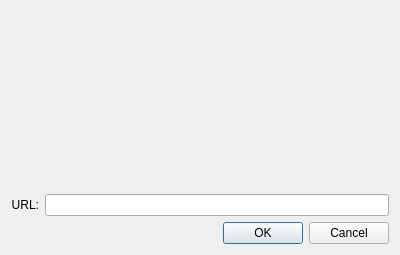
<?xml version="1.0" encoding="UTF-8"?>
<ui version="4.0">
 <class>BridgeDialog</class>
 <widget class="QDialog" name="BridgeDialog">
  <property name="geometry">
   <rect>
    <x>0</x>
    <y>0</y>
    <width>400</width>
    <height>255</height>
   </rect>
  </property>
  <property name="sizePolicy">
   <sizepolicy hsizetype="Fixed" vsizetype="Fixed">
    <horstretch>0</horstretch>
    <verstretch>0</verstretch>
   </sizepolicy>
  </property>
  <property name="minimumSize">
   <size>
    <width>400</width>
    <height>255</height>
   </size>
  </property>
  <property name="maximumSize">
   <size>
    <width>400</width>
    <height>255</height>
   </size>
  </property>
  <property name="font">
   <font>
    <family>Arial</family>
   </font>
  </property>
  <property name="windowTitle">
   <string>Bridgenetwork Configuration</string>
  </property>
  <property name="windowIcon">
   <iconset resource="../resources.qrc">
    <normaloff>:/images/app_icon.png</normaloff>:/images/app_icon.png</iconset>
  </property>
  <property name="sizeGripEnabled">
   <bool>false</bool>
  </property>
  <layout class="QGridLayout" name="gridLayout">
   <item row="5" column="0" colspan="2">
    <widget class="QDialogButtonBox" name="buttonBox">
     <property name="orientation">
      <enum>Qt::Horizontal</enum>
     </property>
     <property name="standardButtons">
      <set>QDialogButtonBox::Cancel|QDialogButtonBox::Ok</set>
     </property>
    </widget>
   </item>
   <item row="0" column="0" colspan="2">
    <widget class="QLabel" name="label_4">
     <property name="text">
      <string/>
     </property>
     <property name="pixmap">
      <pixmap resource="../resources.qrc">:/images/tripwire_banner.png</pixmap>
     </property>
    </widget>
   </item>
   <item row="1" column="1">
    <widget class="QLineEdit" name="lineEdit_url"/>
   </item>
   <item row="1" column="0">
    <widget class="QLabel" name="label">
     <property name="text">
      <string>URL:</string>
     </property>
     <property name="alignment">
      <set>Qt::AlignRight|Qt::AlignTrailing|Qt::AlignVCenter</set>
     </property>
    </widget>
   </item>
   <item row="2" column="1">
    <layout class="QHBoxLayout" name="horizontalLayout"/>
   </item>
  </layout>
 </widget>
 <resources>
  <include location="../resources.qrc"/>
 </resources>
 <connections>
  <connection>
   <sender>buttonBox</sender>
   <signal>accepted()</signal>
   <receiver>BridgeDialog</receiver>
   <slot>accept()</slot>
   <hints>
    <hint type="sourcelabel">
     <x>248</x>
     <y>254</y>
    </hint>
    <hint type="destinationlabel">
     <x>157</x>
     <y>274</y>
    </hint>
   </hints>
  </connection>
  <connection>
   <sender>buttonBox</sender>
   <signal>rejected()</signal>
   <receiver>BridgeDialog</receiver>
   <slot>reject()</slot>
   <hints>
    <hint type="sourcelabel">
     <x>316</x>
     <y>260</y>
    </hint>
    <hint type="destinationlabel">
     <x>286</x>
     <y>274</y>
    </hint>
   </hints>
  </connection>
 </connections>
</ui>
